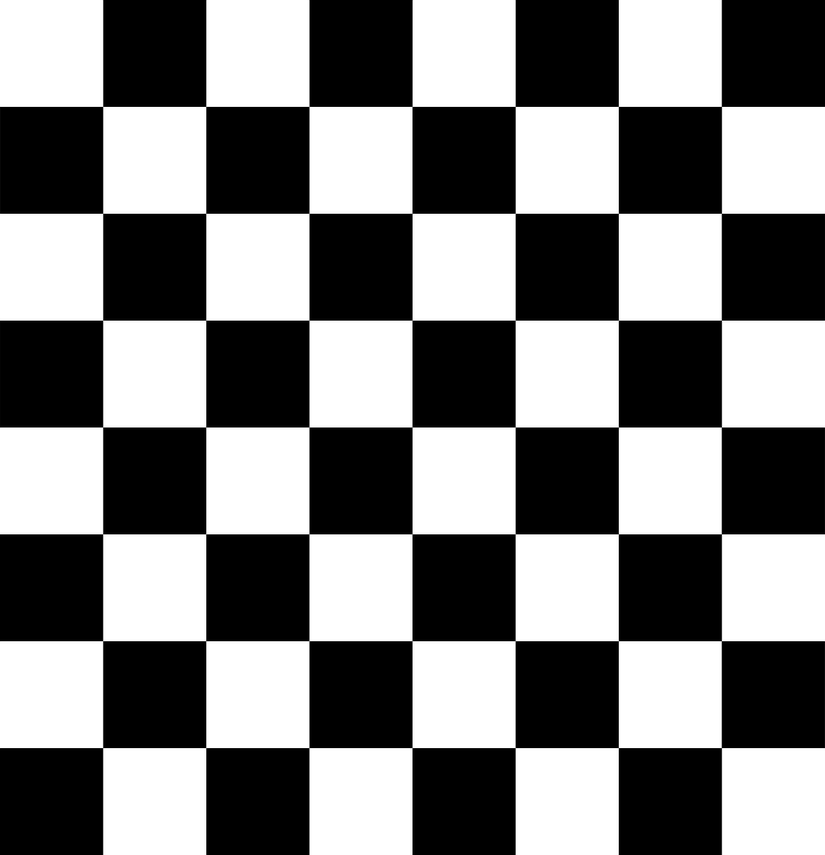
#> input picture MandatoryAssignment2/images/chessboard.png, 825 x 855 px, shrunk from 1236 x 1280 before the run
$ jupyter execute oblig2.ipynb
#> lines starting #> are read from the running program, lines starting #| are printed output that depends on the picture; pictures that were not available may be replaced by others from this repository, and a replacement may not be noted
[cell 1]
from skimage.io import imread
from skimage.color import rgb2gray
from skimage import img_as_float
import matplotlib.pyplot as plt
import numpy as np

[cell 2]
# Read and convert images to grayscale
im1 = rgb2gray(imread('images/chessboard.png'))
#> im1: shape (855, 825) float64; min 0, max 1, mean 0.5
im2 = rgb2gray(imread('images/jellyfish.jpg'))
im3 = rgb2gray(imread('images/outdoors.jpg'))
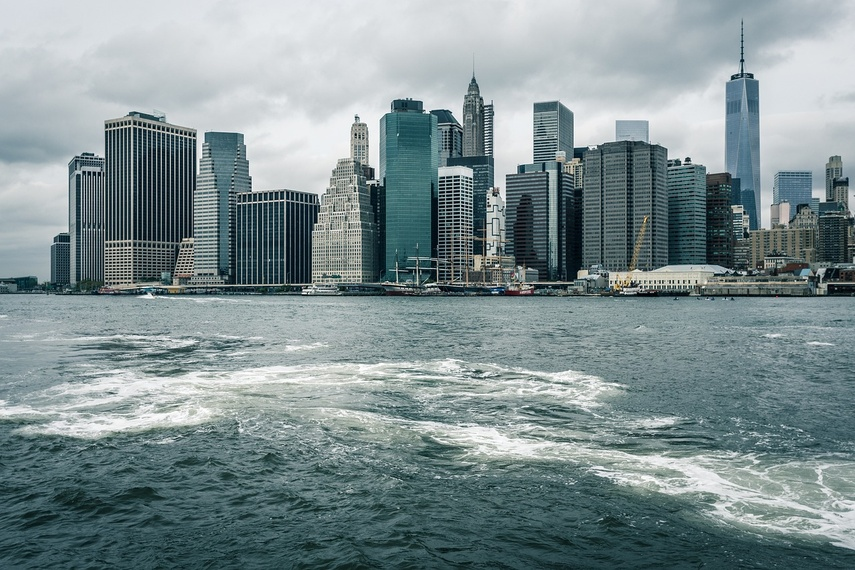
#> input picture MandatoryAssignment2/images/outdoors.jpg, 855 x 570 px, shrunk from 1280 x 853 before the run
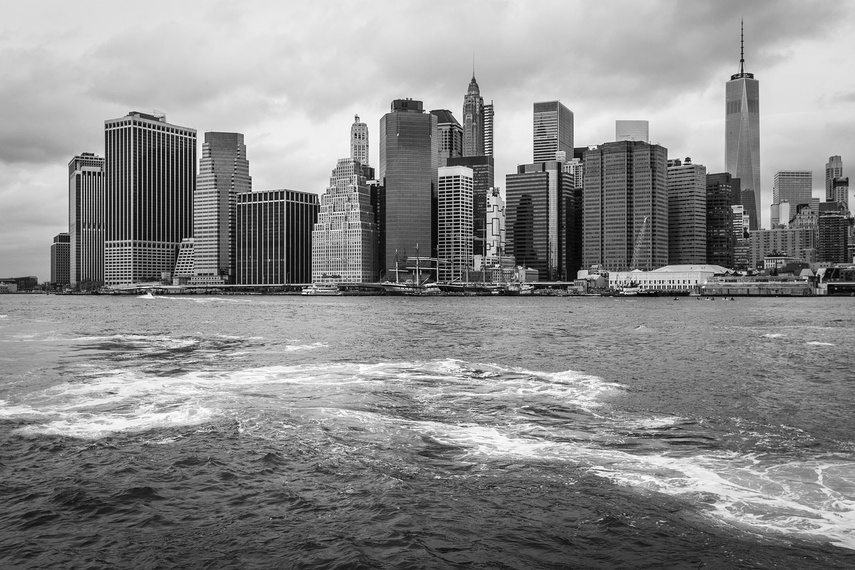
#> im3: shape (570, 855) float64; min 0, max 1, mean 0.549

# Convert to double (float values between 0 and 1)
im1 = img_as_float(im1)
im2 = img_as_float(im2)
im3 = img_as_float(im3)

# Plot the images
plt.figure()
plt.imshow(im1, cmap='gray', interpolation='none')
plt.title("Sjakkbrett")
plt.show()

plt.figure()
plt.imshow(im2, cmap='gray', interpolation='none')
plt.title("Manet")
plt.show()

plt.figure()
plt.imshow(im3, cmap='gray', interpolation='none')
plt.title("New York")
plt.show()

[cell 3]
# Function to perform SVD and rank-r approximation
def svd_compress(image, r):
    # Perform SVD
#> called with r = 50
    U, S, Vt = np.linalg.svd(image, full_matrices=False)
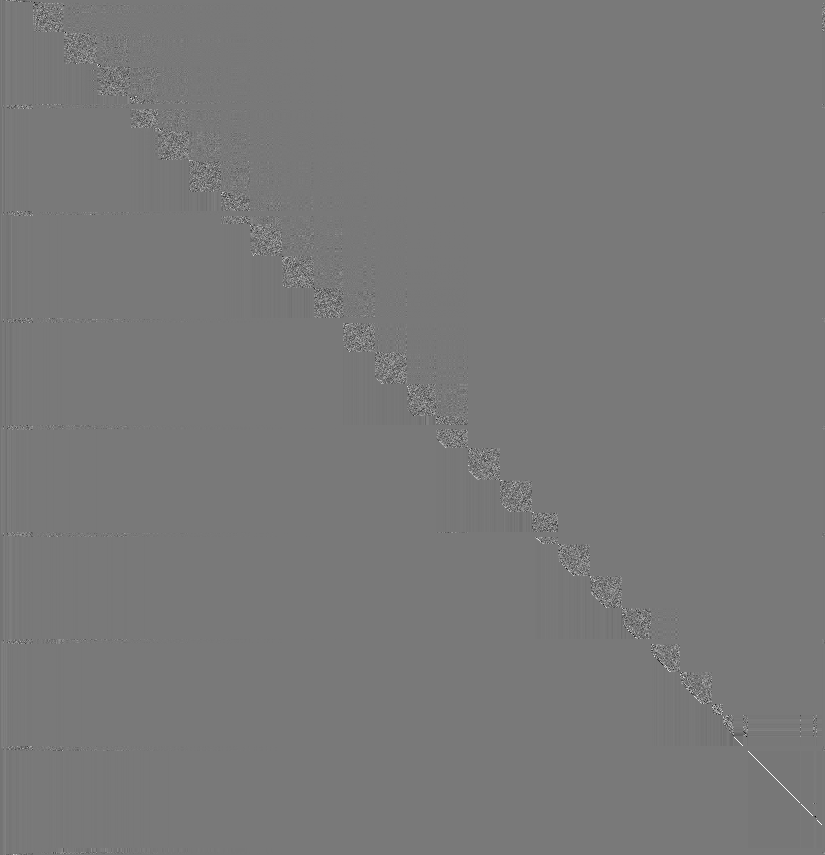
#> U: shape (855, 825) float64; min -0.896, max 0.99, mean -4.2e-05; drawn with min black and max white
#> S = 825 values, max 419.9 at index 0, min 1.55e-14 at index 824, mean 1.02

    # Retain only the first r singular values
    Ur = U[:, :r]
    Sr = np.diag(S[:r])
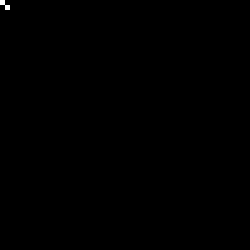
#> Sr: shape (50, 50) float64 (shown 5 times larger); min 0, max 419.9, mean 0.3; drawn with min black and max white
    Vtr = Vt[:r, :]
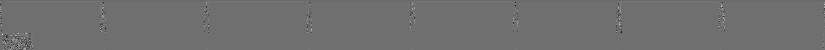
#> Vtr: shape (50, 825) float64; min -0.747, max 0.959, mean -0.000704; drawn with min black and max white

    # Reconstruct the compressed image
    compressed_image = np.dot(Ur, np.dot(Sr, Vtr))

    return compressed_image, S

# Read and convert images to grayscale
im1 = rgb2gray(imread("images/chessboard.png"))
im2 = rgb2gray(imread("images/jellyfish.jpg"))
im3 = rgb2gray(imread("images/outdoors.jpg"))

# Convert images to float between 0 and 1
im1 = img_as_float(im1)
im2 = img_as_float(im2)
im3 = img_as_float(im3)

# Set rank for the approximation
r = 50  # You can change this as desired

# Compress the images using SVD and retain the singular values
compressed_im1, S1 = svd_compress(im1, r)
#> S1 has the same summary as S in svd_compress
compressed_im2, S2 = svd_compress(im2, r)
#> S2 has the same summary as S in svd_compress
compressed_im3, S3 = svd_compress(im3, r)
#> call 3 of svd_compress, with r = 50
#> in svd_compress (call 3), `U, S, Vt = np.linalg.svd(image, full_matrices=False)`:
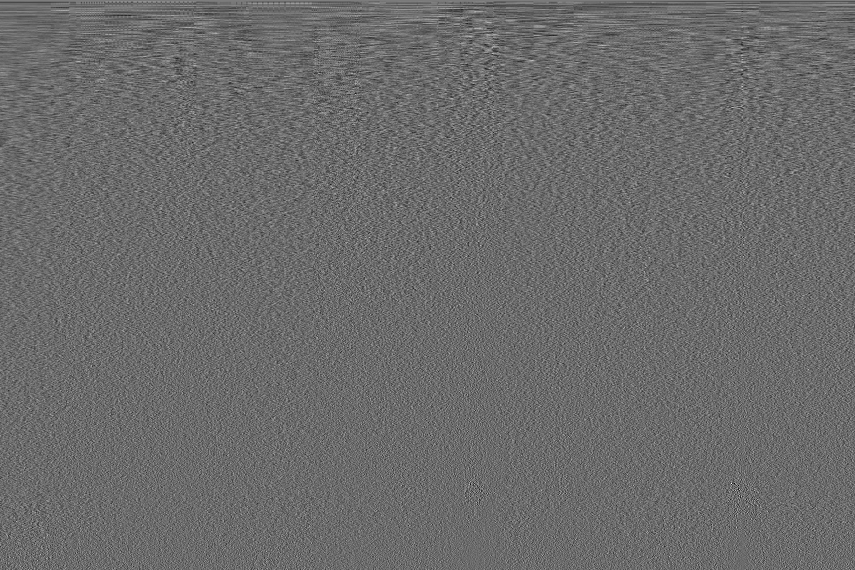
#> Vt: shape (570, 855) float64; min -0.217, max 0.297, mean 6.44e-05; drawn with min black and max white
#> in svd_compress (call 3), `U, S, Vt = np.linalg.svd(image, full_matrices=False)`: S = 570 values, max 403.5 at index 0, min 0.014 at index 569, mean 2.85
#> in svd_compress (call 3), `Ur = U[:, :r]`:
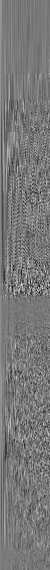
#> Ur: shape (570, 50) float64; min -0.244, max 0.273, mean 0.000477; drawn with min black and max white
#> in svd_compress (call 3), `Vtr = Vt[:r, :]`:
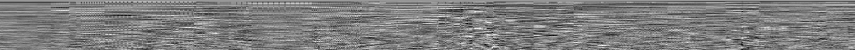
#> Vtr: shape (50, 855) float64; min -0.158, max 0.163, mean 0.000704; drawn with min black and max white
#> in svd_compress (call 3), `compressed_image = np.dot(Ur, np.dot(Sr, Vtr))`:
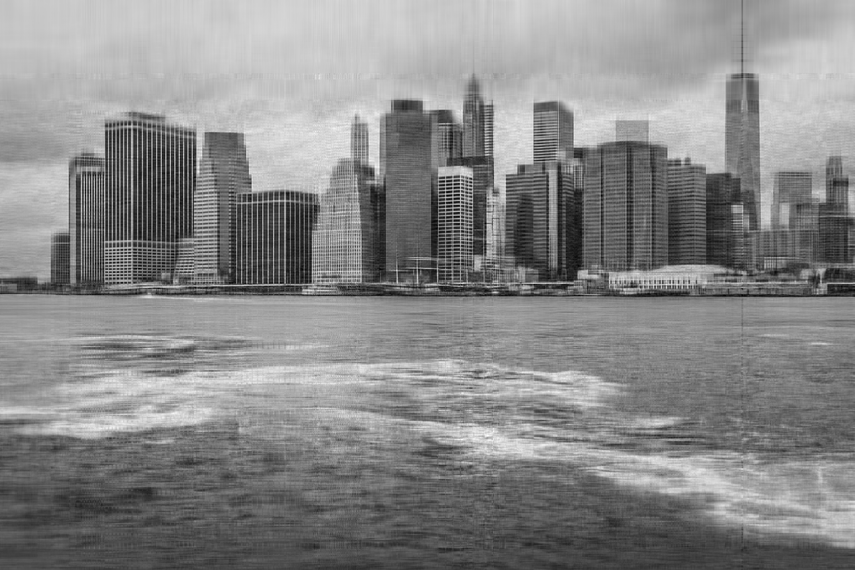
#> compressed_image: shape (570, 855) float64; min -0.108, max 1.12, mean 0.549; drawn with min black and max white
#> S3 has the same summary as S in svd_compress

# Plot the log of the singular values for each image
plt.figure()
plt.plot(np.log(S1), label='Chessboard')
plt.plot(np.log(S2), label='Jellyfish')
plt.plot(np.log(S3), label='New York')
plt.title("Log of Singular Values")
plt.xlabel("Index")
plt.ylabel("Log Singular Value")
plt.legend()
plt.savefig("results/singular_values.png")
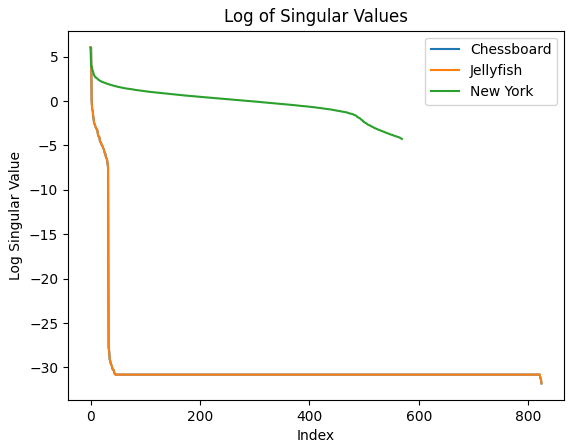
#> figure drawn by matplotlib, 1 panel; curve peaks at x = 0, y = 6.04; curve peaks at x = 0, y = 6.04; curve peaks at x = 0, y = 6
plt.show()

# Function to plot the original and compressed images
def plot_images(original, compressed, title):
#> called with title = 'Chessboard'
    plt.figure()
    plt.subplot(1, 2, 1)
    plt.imshow(original, cmap='gray', interpolation='none')
    plt.title(f'Original {title}')

    plt.subplot(1, 2, 2)
    plt.imshow(compressed, cmap='gray', interpolation='none')
    plt.title(f'Compressed {title} (r={r})')
    plt.savefig(f"results/{title}_compressed.png")
    plt.show()

# Plot the original and compressed images for each case
plot_images(im1, compressed_im1, 'Chessboard')
plot_images(im2, compressed_im2, 'Jellyfish')
plot_images(im3, compressed_im3, 'New York')
